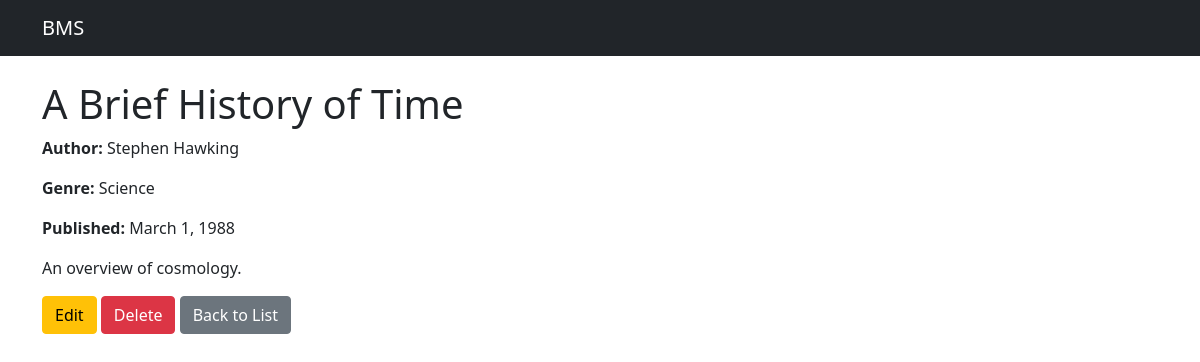
/book/2/, run on the app's committed database.
### library/models.py (models this page shows, shortened)
class Books(models.Model):
    class GenreChoice(models.TextChoices):
        FICTION = 'fic', 'Fiction'
        NONFICTION = 'nfic', 'Non-Fiction'
        MYSTERY = 'mys', 'Mystery'
        BIOGRAPHY = 'bio', 'Biography'
        Fantasy = 'fan', 'Fantasy'
        SCIENCE = 'sci', 'Science'
        HISTORY = 'his', 'History'
    title = models.CharField(max_length=100)
    author = models.CharField(max_length=100)
    description = models.TextField()
    genre = models.CharField(max_length=4, choices=GenreChoice)
    published_date = models.DateField()
    added_on = models.DateTimeField(auto_now_add=True)
    updated_on = models.DateTimeField(auto_now=True)

### library/views.py (the view)
# urls.py: path('book/<int:pk>/', views.book_detail, name='book_detail'),
def book_detail(request, pk):
    book = get_object_or_404(Books, pk=pk)
    return render(request, 'library/book_detail.html', {'book': book})

### library/templates/library/book_detail.html
{% extends 'library/base.html' %}
{% block content %}
    <h1>{{ book.title }}</h1>
    <p><strong>Author:</strong> {{ book.author }}</p>
    <p><strong>Genre:</strong> {{ book.get_genre_display }}</p>
    <p><strong>Published:</strong> {{ book.published_date }}</p>
    <p>{{ book.description }}</p>
    <a href="{% url 'library:book_edit' book.pk %}" class="btn btn-warning">Edit</a>
    <a href="{% url 'library:book_delete' book.pk %}" class="btn btn-danger">Delete</a>
    <a href="{% url 'library:book_list' %}" class="btn btn-secondary">Back to List</a>
{% endblock %}

### data on the page
Books: title "A Brief History of Time", author "Stephen Hawking", genre "Science", published_date "March 1, 1988", description "An overview of cosmology."
